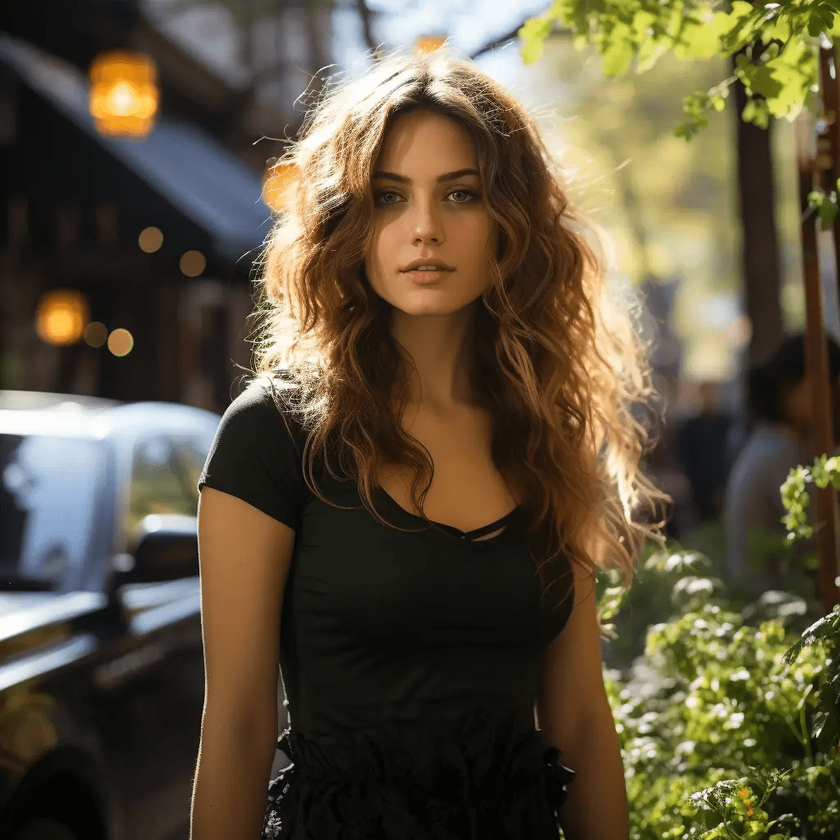
#> input picture imagem3.png, 840 x 840 px, shrunk from 1024 x 1024 before the run
$ python contrast.py
#> lines starting #> are read from the running program, lines starting #| are printed output that depends on the picture
import cv2
import numpy as np
import matplotlib.pyplot as plt
from PIL import Image

img = cv2.imread("imagem3.png", cv2.IMREAD_COLOR)
#> img is the input picture: shape (840, 840, 3); mean B, G, R 61.6, 83.1, 93.7

matrix1 = np.ones(img.shape, dtype="uint8") * .7
matrix2 = np.ones(img.shape, dtype="uint8") * 1.3

img_lower = np.uint8(cv2.multiply(np.float64(img), matrix1))
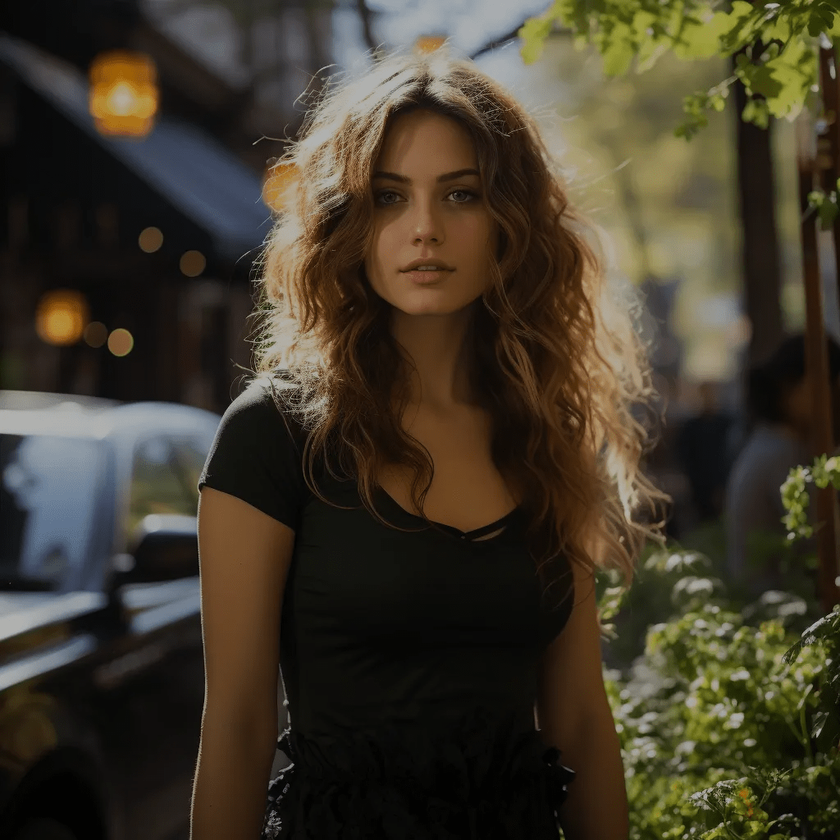
#> img_lower: shape (840, 840, 3); mean B, G, R 42.7, 57.7, 65.1
img_higher = np.uint8(np.clip(cv2.multiply(np.float64(img), matrix2), 0, 255))
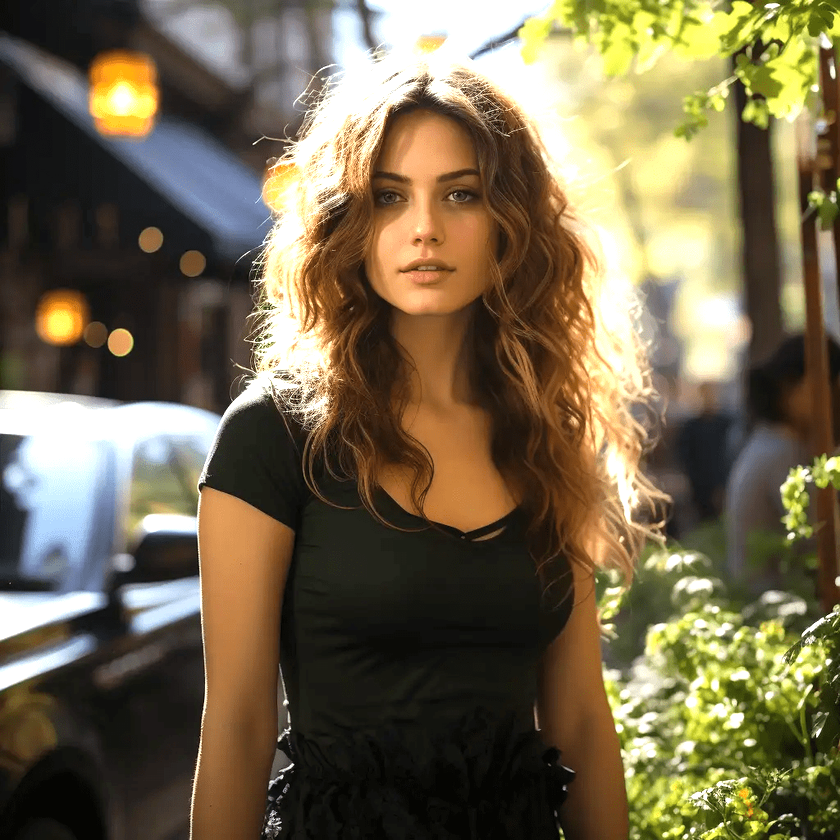
#> img_higher: shape (840, 840, 3); mean B, G, R 77.4, 104.4, 116.5

plt.figure(figsize=[20, 10])
plt.subplot(131)
plt.imshow(img[:, :, ::-1])
plt.title("Imagem Original")
plt.axis('off')
plt.subplot(132)
plt.imshow(img_lower[:, :, ::-1])
plt.title("Imagem Mais Escura")
plt.axis('off')
plt.subplot(133)
plt.imshow(img_higher[:, :, ::-1])
plt.title("Imagem Mais Clara")
plt.axis('off')
plt.show()
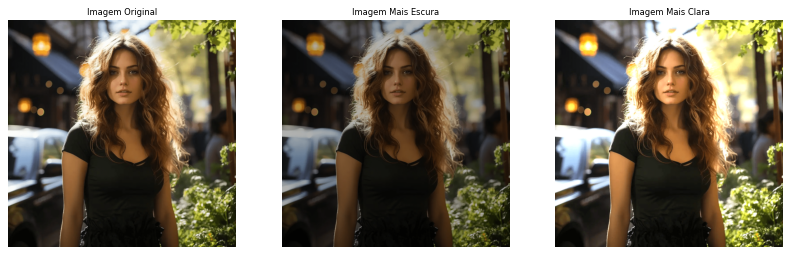
#> figure drawn by matplotlib, 3 panels

$ run again, with imagem2.png copied over imagem3.png
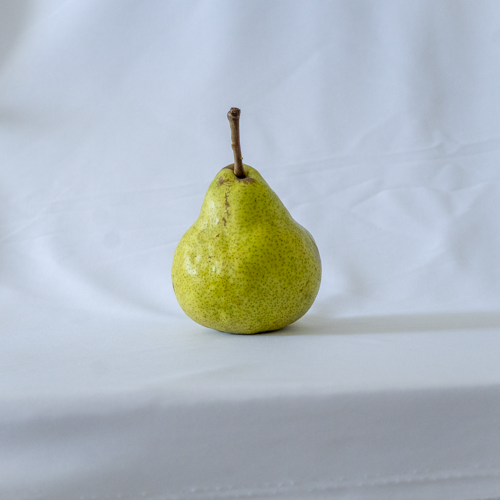
#> input picture imagem2.png, 500 x 500 px
#> img is the input picture: shape (500, 500, 3); mean B, G, R 191.9, 186.3, 177
#> `img_higher = np.uint8(np.clip(cv2.multiply(np.float64(img), matrix2), ..`:
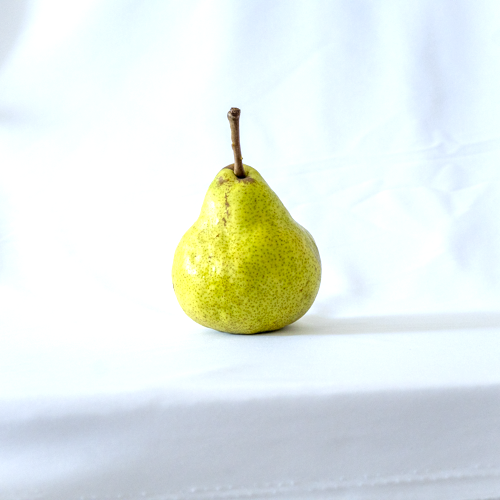
#> img_higher: shape (500, 500, 3); mean B, G, R 231.5, 236.8, 228.8
#> `plt.show()`:
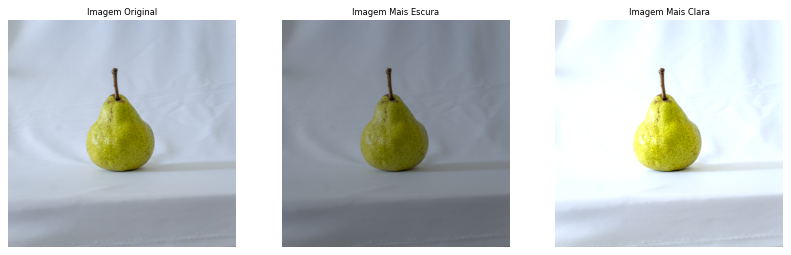
#> figure drawn by matplotlib, 3 panels
